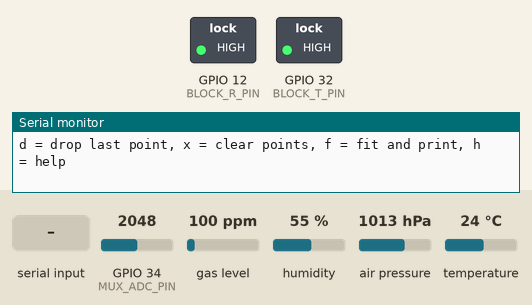
This sketch was run on a simulated ESP32. On the bench: switched loads named in the sketch (green lamp = pin HIGH), the last lines printed to the serial monitor. Dashed ring = blinking. Inputs (shaded band) come from the test bench; at power-on: GPIO 34 (MUX_ADC_PIN) = 2048, gas level 100 ppm, humidity 55 %, air pressure 1013 hPa, temperature 24 °C (analog values on the 0–4095 scale).

Above: at 1.7 s.
1.8 s: "p 0.0\n" received over Serial
At 2.38 s:
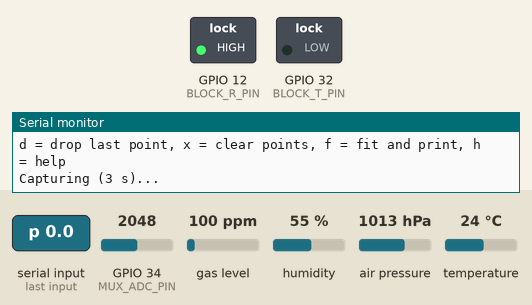
4.8 s: "l\n" received over Serial
At 5.5 s:
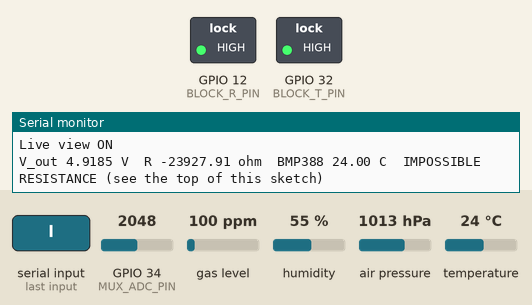
7.8 s: GPIO 34 (MUX_ADC_PIN) set to 1856
10.8 s: GPIO 34 (MUX_ADC_PIN) set to 1769
Timing chart, 0 to 17.8 s (numbered marks = the images above; inputs shaded):
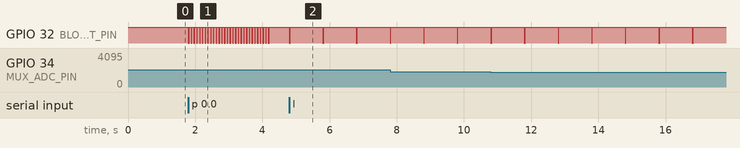

The sketch:

cal_thermistor.ino
```cpp
/*
 * Thermistor calibration for the Satellite V-Dipole Tracking Station (SPEC.md 15.2)
 * ESP32 DOIT DevKit V1, same wiring as the station. Serial Monitor at 115200 baud, line ending "Newline".
 *
 * It works out the thermistor's resistance from the circuit at a few known temperatures, fits the beta model
 *   ln R = ln R0 + B x (1/T - 1/T0),  T in kelvin, T0 = 25 C
 * and prints THERM_R0, THERM_BETA and THERM_OFFSET_C to paste into ../station_firmware/station_firmware.ino.
 *
 *   l               live view on or off (resistance, the fitted temperature once there is a fit, the BMP388, "steady")
 *   p <reference C> capture a point at a known temperature, for example "p 0.0" in ice water
 *   p               capture a point using the BMP388 as the reference (only when both sit in the same still air)
 *   d  drop the last point;  x  clear all points;  f  fit and print;  h  help
 *
 * Steps:
 *   1. Use a reference thermometer you trust (or the BMP388 for the room point).
 *   2. At least 2 points 10 C or more apart; 3 is better (the third checks the fit). For example: ice water
 *      (0 C, stirred, thermistor in a thin plastic bag), room air, warm water (about 40 C, read the thermometer).
 *   3. At each one: wait until the live view says "steady" (l), then p with the reference reading.
 *   4. f, then paste the three lines it prints.
 * If the resistance comes out impossible, the circuit constants below are wrong rather than the thermistor: measure
 * BRIDGE_VEXC, V_MID and V_BIAS with a meter and correct them here AND in the station sketch.
 *
 * The circuit constants and measurement code are copied from the station sketch (an Arduino sketch cannot include
 * another sketch's file). `npm test` checks the copies match, so keep them the same if either changes.
 */

#include <Wire.h>
#include <Adafruit_BMP3XX.h>

// ---------- Copied from station_firmware.ino (kept the same; checked by tests/unit/calibration.test.mjs) ----------
#define SDA_PIN        21
#define SCL_PIN        22
#define MUX_ADC_PIN    34
#define BLOCK_T_PIN    32
#define BLOCK_R_PIN    12
#define BMP388_I2C_ADDR       0x77

#define ADC_MAX_COUNT 4095.0
#define ADC_VREF      3.3

#define MUX_R_IN_OHMS      10000.0
#define MUX_R_MIX_OHMS     10000.0
#define MUX_RDS_ON_OHMS    100.0
#define MUX_GAIN_THEORY \
  ((MUX_R_MIX_OHMS + MUX_RDS_ON_OHMS) / (MUX_R_IN_OHMS + 2.0 * MUX_R_MIX_OHMS + MUX_RDS_ON_OHMS))
#define MUX_GAIN_T_MEASURED  0.0
#define MUX_SETTLE_MS   20
#define MUX_SAMPLES     16

#define THERM_T0_C      25.0
#define R_P             207.0
#define BRIDGE_VEXC     4.84
#define BRIDGE_R6       198.0
#define BRIDGE_R5       181.0
#define BRIDGE_R7       181.0
#define INA121_RG       1000.0
#define V_MID           2.485
#define V_BIAS          1.64
#define R12             10000.0
#define R13             10000.0
#define R14             10000.0
#define R15             10000.0

const float MUX_GAIN_T = (MUX_GAIN_T_MEASURED > 0.0) ? MUX_GAIN_T_MEASURED : MUX_GAIN_THEORY;

enum MuxChannel { MUX_NONE, MUX_THERM, MUX_RF };

// HIGH on a BLOCK pin blocks that channel, so the selected one gets LOW.
void muxSelect(MuxChannel ch) {
  digitalWrite(BLOCK_T_PIN, ch == MUX_THERM ? LOW : HIGH);
  digitalWrite(BLOCK_R_PIN, ch == MUX_RF ? LOW : HIGH);
}

int muxReadCounts(MuxChannel ch) {
  muxSelect(ch);
  delay(MUX_SETTLE_MS);
  analogRead(MUX_ADC_PIN);            // throw away one sample, the ADC sample cap still holds the old channel
  long sum = 0;
  for (int i = 0; i < MUX_SAMPLES; i++) sum += analogRead(MUX_ADC_PIN);
  muxSelect(MUX_NONE);                // idle with both channels blocked
  return (int)(sum / MUX_SAMPLES);
}

float countsToPinVolts(int counts) {
  return (counts / ADC_MAX_COUNT) * ADC_VREF;
}

// The first half of the station's thermistorVoltsToCelsius(): the thermistor's resistance from V_out (the voltage at
// the difference-amp output, mux gain already undone). NaN or a silly number means a circuit constant is wrong.
float thermistorVoltsToOhms(float V_out) {
  // Invert the difference amp
  float V_plus = ((V_MID / R13) + (V_BIAS / R15)) / ((1.0 / R13) + (1.0 / R15));
  float k = R14 / R12;
  float V_ina_out = (V_plus * (1.0 + k) - V_out) / k;

  // Invert the INA121
  float ina_gain = 1.0 + (50000.0 / INA121_RG);
  float V_bridge = (V_ina_out - V_MID) / ina_gain;

  // Invert the Wheatstone bridge: +5V -> (TH||Rp) -> NodeA -> R6 -> GND, +5V -> R5 -> NodeB -> R7 -> GND
  float NodeB = BRIDGE_VEXC * BRIDGE_R7 / (BRIDGE_R5 + BRIDGE_R7);
  float NodeA = NodeB + V_bridge;
  float R_par = (BRIDGE_VEXC * BRIDGE_R6 / NodeA) - BRIDGE_R6;

  // Invert the parallel-resistor linearization
  float R_T = (R_par * R_P) / (R_P - R_par);
  return R_T;
}

// ---------- Calibration ----------
#define POINT_READS    30           // a point is the mean of this many readings, 100 ms apart
#define STEADY_N       30           // "steady" when the last 30 live readings agree within STEADY_FRAC
#define STEADY_FRAC    0.0025

Adafruit_BMP3XX bmp;
bool bmpOk = false;
struct Point { float refC, ohms, vOut; };
Point points[8];
int pointCount = 0;
bool haveFit = false;
double fitR0 = NAN, fitBeta = NAN, fitOffset = 0;
bool live = false;
float recent[STEADY_N];
int recentN = 0, recentHead = 0;
String line;

float readVOut() { return countsToPinVolts(muxReadCounts(MUX_THERM)) / MUX_GAIN_T; }

bool ohmsPossible(float r) { return isfinite(r) && r >= 10.0f && r <= 1.0e6f; }

float fittedC(float ohms) {
  double invT = 1.0 / (THERM_T0_C + 273.15) + log(ohms / fitR0) / fitBeta;
  return (float)(1.0 / invT - 273.15 + fitOffset);
}

float bmpC() {
  if (!bmpOk || !bmp.performReading()) return NAN;
  return bmp.temperature;
}

void explainImpossible(float r) {
  Serial.print(F("  The resistance worked out from the circuit is impossible: ")); Serial.print(r, 1); Serial.println(F(" ohm."));
  Serial.println(F("  That means a circuit constant is wrong, not the thermistor. Measure with a meter and correct, here"));
  Serial.println(F("  and in station_firmware.ino: BRIDGE_VEXC (bridge supply), V_MID (MC1403U output), V_BIAS. Also run m"));
  Serial.println(F("  in the station sketch to check the mux gain (MUX_GAIN_T_MEASURED)."));
}

void capturePoint(float refC) {
  if (pointCount >= 8) { Serial.println(F("8 points already; x clears them.")); return; }
  Serial.println(F("Capturing (3 s)..."));
  double sumR = 0, sumV = 0, minR = 1e30, maxR = -1e30;
  for (int i = 0; i < POINT_READS; i++) {
    float v = readVOut(), r = thermistorVoltsToOhms(v);
    sumV += v; sumR += r;
    if (r < minR) minR = r;
    if (r > maxR) maxR = r;
    delay(60);
  }
  float r = sumR / POINT_READS, v = sumV / POINT_READS;
  if (!ohmsPossible(r)) { explainImpossible(r); return; }
  points[pointCount++] = {refC, r, v};
  haveFit = false;
  Serial.print(F("  point ")); Serial.print(pointCount); Serial.print(F(": ")); Serial.print(refC, 2); Serial.print(F(" C, "));
  Serial.print(r, 2); Serial.print(F(" ohm (spread ")); Serial.print((maxR - minR) / r * 100.0, 2); Serial.print(F("%), V_out "));
  Serial.print(v, 4); Serial.println(F(" V"));
}

void fit() {
  if (pointCount < 2) { Serial.println(F("Need at least 2 points (3 or more is better).")); return; }
  float lo = points[0].refC, hi = points[0].refC;
  for (int i = 0; i < pointCount; i++) { lo = min(lo, points[i].refC); hi = max(hi, points[i].refC); }
  if (hi - lo < 10.0f) { Serial.println(F("The points must span at least 10 C (for example ice water and room air).")); return; }
  // Least squares of y = ln R against x = 1/T: slope B, intercept c0 = ln R0 - B / T0.
  double sx = 0, sy = 0, sxx = 0, sxy = 0, t0 = THERM_T0_C + 273.15;
  for (int i = 0; i < pointCount; i++) {
    double x = 1.0 / (points[i].refC + 273.15), y = log(points[i].ohms);
    sx += x; sy += y; sxx += x * x; sxy += x * y;
  }
  double n = pointCount, beta = (n * sxy - sx * sy) / (n * sxx - sx * sx), c0 = (sy - beta * sx) / n;
  if (!(beta > 0)) {
    Serial.println(F("The resistance rises with temperature, which a thermistor of this kind (NTC) does not do."));
    Serial.println(F("Check the reference readings, then the circuit constants (see the top of this sketch)."));
    return;
  }
  fitBeta = beta;
  fitR0 = exp(c0 + beta / t0);
  fitOffset = 0;
  double meanErr = 0;
  for (int i = 0; i < pointCount; i++) meanErr += (fittedC(points[i].ohms) - points[i].refC) / n;
  fitOffset = -meanErr;
  haveFit = true;
  Serial.println(F("  reference C | ohm | fitted C | error C"));
  for (int i = 0; i < pointCount; i++) {
    float t = fittedC(points[i].ohms);
    Serial.print(F("  ")); Serial.print(points[i].refC, 2); Serial.print(F(" | ")); Serial.print(points[i].ohms, 2);
    Serial.print(F(" | ")); Serial.print(t, 2); Serial.print(F(" | ")); Serial.println(t - points[i].refC, 2);
  }
  if (pointCount == 2) Serial.println(F("Only 2 points: the curve fits them exactly, so there is no check. A third point verifies it."));
  Serial.println(F("Paste into station_firmware.ino (replacing the old values; the old +96.2 offset goes away):"));
  Serial.print(F("#define THERM_R0        ")); Serial.print(fitR0, 2); Serial.println(F("    // ohm at 25 C, fitted by cal_thermistor"));
  Serial.print(F("#define THERM_BETA      ")); Serial.print(fitBeta, 1); Serial.println(F("    // K, fitted by cal_thermistor"));
  Serial.print(F("#define THERM_OFFSET_C  ")); Serial.print(fitOffset, 2); Serial.println(F("    // C left after the fit; near 0"));
}

void help() {
  Serial.println(F("Thermistor calibration. l = live, p <C> = point at a known temperature, p = point using the BMP388,"));
  Serial.println(F("d = drop last point, x = clear points, f = fit and print, h = help"));
}

void handle(const String& cmd) {
  if (!cmd.length()) return;
  char c = cmd[0];
  const char* rest = cmd.c_str() + 1;
  if (c == 'l') { live = !live; recentN = 0; Serial.println(live ? F("Live view ON") : F("Live view OFF")); }
  else if (c == 'f') fit();
  else if (c == 'x') { pointCount = 0; haveFit = false; Serial.println(F("Points cleared.")); }
  else if (c == 'd') { if (pointCount) pointCount--; haveFit = false; Serial.print(pointCount); Serial.println(F(" points left.")); }
  else if (c == 'h') help();
  else if (c == 'p') {
    char* end = nullptr;
    float ref = strtof(rest, &end);
    if (end == rest) {
      ref = bmpC();
      if (isnan(ref)) { Serial.println(F("No BMP388 reading. Type the reference temperature instead, for example: p 21.4")); return; }
      Serial.print(F("Using the BMP388: ")); Serial.print(ref, 2);
      Serial.println(F(" C. Only fair if the thermistor and the BMP388 sit in the same still air and have settled."));
    }
    if (ref < -30 || ref > 100) { Serial.println(F("That reference is out of range (-30 to 100 C).")); return; }
    capturePoint(ref);
  } else {
    help();
  }
}

void setup() {
  // Block both mux channels before anything else, like the station.
  pinMode(BLOCK_T_PIN, OUTPUT);
  pinMode(BLOCK_R_PIN, OUTPUT);
  muxSelect(MUX_NONE);
  Serial.begin(115200);
  Wire.begin(SDA_PIN, SCL_PIN);
  analogSetAttenuation(ADC_11db);
  analogReadResolution(12);
  bmpOk = bmp.begin_I2C(BMP388_I2C_ADDR);
  if (bmpOk) {
    bmp.setTemperatureOversampling(BMP3_OVERSAMPLING_8X);
    bmp.setPressureOversampling(BMP3_OVERSAMPLING_4X);
    bmp.setIIRFilterCoeff(BMP3_IIR_FILTER_COEFF_3);
    bmp.setOutputDataRate(BMP3_ODR_50_HZ);
  }
  delay(500);
  Serial.println(bmpOk ? F("BMP388 OK (usable for the room point)") : F("BMP388 not found: type every reference temperature."));
  help();
}

void loop() {
  while (Serial.available()) {
    char ch = Serial.read();
    if (ch == '\r') continue;
    if (ch == '\n') { line.trim(); handle(line); line = ""; }
    else if (line.length() < 40) line += ch;
  }
  static unsigned long lastLive = 0;
  if (live && millis() - lastLive >= 1000) {
    lastLive = millis();
    float v = readVOut(), r = thermistorVoltsToOhms(v);
    recent[recentHead] = r;
    recentHead = (recentHead + 1) % STEADY_N;
    if (recentN < STEADY_N) recentN++;
    float lo = r, hi = r;
    for (int i = 0; i < recentN; i++) { lo = min(lo, recent[i]); hi = max(hi, recent[i]); }
    bool steady = recentN == STEADY_N && ohmsPossible(r) && (hi - lo) <= STEADY_FRAC * r;
    Serial.print(F("V_out ")); Serial.print(v, 4); Serial.print(F(" V  R ")); Serial.print(r, 2); Serial.print(F(" ohm"));
    if (haveFit && ohmsPossible(r)) { Serial.print(F("  fitted ")); Serial.print(fittedC(r), 2); Serial.print(F(" C")); }
    Serial.print(F("  BMP388 ")); Serial.print(bmpC(), 2); Serial.print(F(" C  "));
    Serial.println(!ohmsPossible(r) ? F("IMPOSSIBLE RESISTANCE (see the top of this sketch)") : steady ? F("steady") : F("settling"));
  }
}
```

Measured:
- after the input at 1.8 s, GPIO 32 (BLOCK_T_PIN): alternates HIGH for 0.06 s and LOW for 0.02 s, 60 changes in all, then stays HIGH, starting at once
- after the input at 4.8 s, GPIO 32 (BLOCK_T_PIN): alternates HIGH for 0.98 s and LOW for 0.02 s, starting at once
